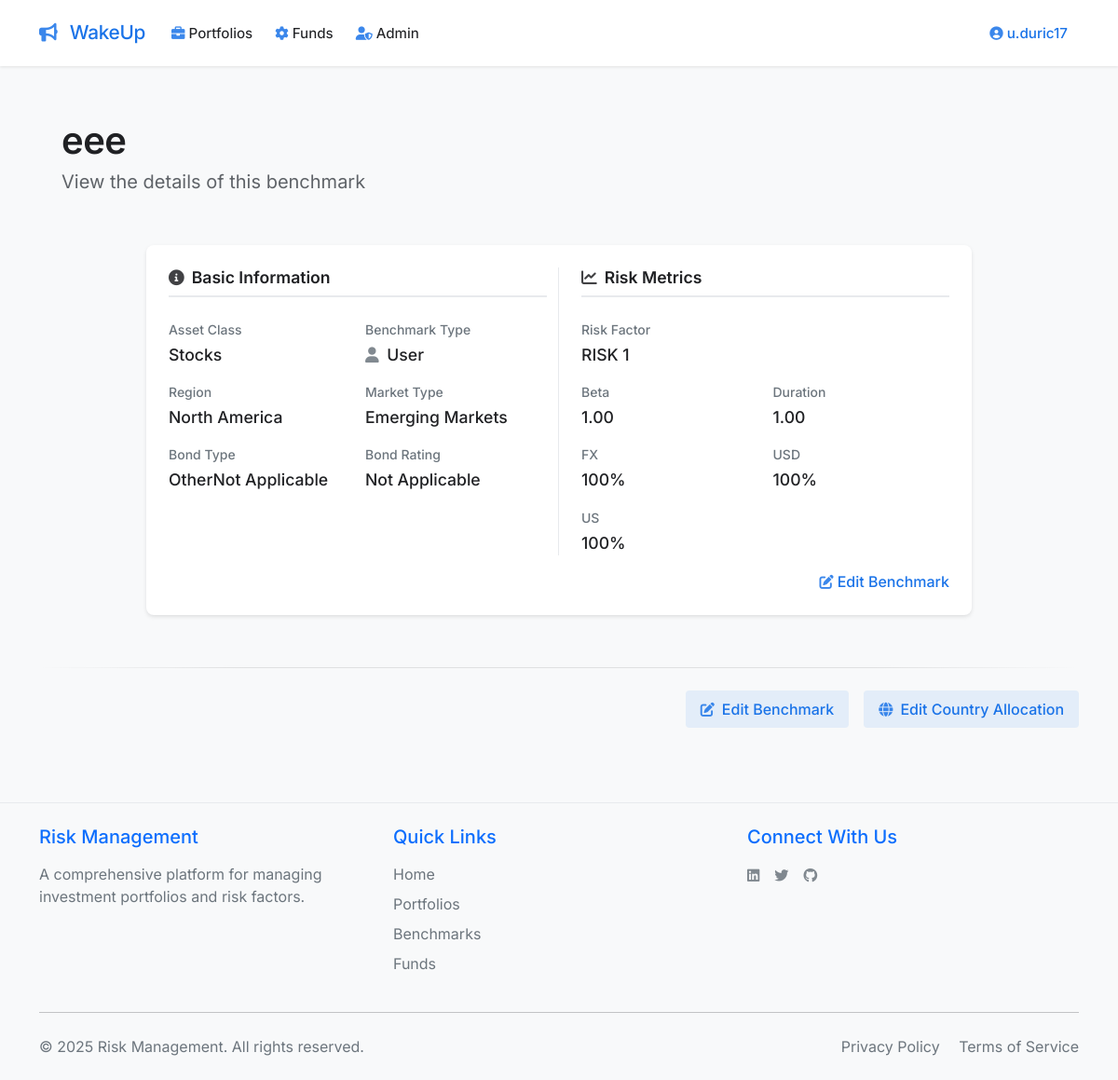
The app's page /view_benchmark/2 (signed in) with its own data.
### app.py (models this page shows, shortened)
class User(UserMixin, db.Model):
    id = db.Column(db.Integer, primary_key=True)
    email = db.Column(db.String(120), unique=True, nullable=False)
    name = db.Column(db.String(80), nullable=False)
    password_hash = db.Column(db.String(128))
    user_type = db.Column(db.String(20), default='beginner')
    created_at = db.Column(db.DateTime, default=datetime.utcnow)
    portfolios = db.relationship('Portfolio', backref='user', lazy=True)
    benchmarks = db.relationship('Benchmark', back_populates='user', lazy=True)
    funds = db.relationship('Fund', back_populates='user', lazy=True)
    def is_admin(self):
        return self.user_type == 'admin'

class Benchmark(db.Model):
    __tablename__ = 'benchmark'
    id = db.Column(db.Integer, primary_key=True)
    benchmark_name = db.Column(db.String(120), nullable=False)
    user_id = db.Column(db.Integer, db.ForeignKey('user.id'), nullable=False)
    generic_benchmark = db.Column(db.Integer, nullable=False, default=0)
    risk_factor_id = db.Column(db.Integer, db.ForeignKey('risk_factor.id'), nullable=False)
    beta = db.Column(db.Float, nullable=False, default=0.0)
    mod_duration = db.Column(db.Float, nullable=False, default=0.0)
    fx = db.Column(db.Float, nullable=False, default=0.0)
    usd = db.Column(db.Float, nullable=False, default=0.0)
    us = db.Column(db.Float, nullable=False, default=0.0)
    asset_class = db.Column(db.String(20), nullable=False)
    region = db.Column(db.String(20), nullable=False)
    developed = db.Column(db.String(20), nullable=False)
    bond_rating = db.Column(db.String(20), nullable=False)
    bond_type = db.Column(db.String(20), nullable=False)
    created_at = db.Column(db.DateTime, nullable=False, default=datetime.utcnow)
    user = db.relationship('User', back_populates='benchmarks', lazy=True)
    risk_factor = db.relationship('RiskFactor', back_populates='benchmarks', lazy=True)
    funds = db.relationship('Fund', back_populates='benchmark', lazy=True)

class RiskFactor(db.Model):
    __tablename__ = 'risk_factor'
    id = db.Column(db.Integer, primary_key=True)
    name = db.Column(db.String(120), nullable=False, unique=True)
    description = db.Column(db.Text, nullable=True)
    asset_class = db.Column(db.String(20), nullable=False, default='Other')
    created_at = db.Column(db.DateTime, nullable=False, default=datetime.utcnow)
    data = db.relationship('RiskFactorData', backref='risk_factor', lazy=True)
    benchmarks = db.relationship('Benchmark', back_populates='risk_factor', lazy=True)

### app.py (the view)
@app.route('/view_benchmark/<int:id>')
@login_required
def view_benchmark(id):
    benchmark = Benchmark.query.get_or_404(id)
    if not current_user.is_admin() and benchmark.user_id != current_user.id and not benchmark.generic_benchmark:
        flash('You do not have permission to view this benchmark', 'error')
        return redirect(url_for('get_benchmarks'))
    return render_template('view_benchmark.html', benchmark=benchmark)

### templates/view_benchmark.html (shortened to what this page needs)
{% extends "base.html" %}
{% block content %}
<div class="container-fluid px-4">
    <div class="header-section mb-4">
        <div class="d-flex flex-column">
            <h2 class="main-title">{{ benchmark.benchmark_name }}</h2>
            <h4 class="subtitle">View the details of this benchmark</h4>
        </div>
    </div>
    <div class="row justify-content-center">
        <div class="col-lg-10">
            <div class="card">
                <div class="card-body p-4">
                    <div class="row">
                        <div class="col-md-6 border-end">
                            <h5 class="section-title mb-4">
                                <i class="fas fa-info-circle me-2"></i>Basic Information
                            </h5>
                            <div class="row g-3">
                                <div class="col-6">
                                    <div class="info-item">
                                        <span class="info-label">Asset Class</span>
                                        <span class="info-value">{{ benchmark.asset_class or 'N/A' }}</span>
                                    </div>
                                </div>
                                <div class="col-6">
                                    <div class="info-item">
                                        <span class="info-label">Benchmark Type</span>
                                        <span class="info-value">
                                            <i class="fas fa-{{ 'globe' if benchmark.generic_benchmark else 'user' }} me-1 {{ 'text-primary' if benchmark.generic_benchmark else 'text-secondary' }}"></i>
                                            {{ 'Generic' if benchmark.generic_benchmark else 'User' }}
                                        </span>
                                    </div>
                                </div>
                                <div class="col-6">
                                    <div class="info-item">
                                        <span class="info-label">Region</span>
                                        <span class="info-value">{{ benchmark.region or 'N/A' }}</span>
                                    </div>
                                </div>
                                <div class="col-6">
                                    <div class="info-item">
                                        <span class="info-label">Market Type</span>
                                        <span class="info-value">{{ benchmark.developed or 'N/A' }}</span>
                                    </div>
                                </div>
                                <div class="col-6">
                                    <div class="info-item">
                                        <span class="info-label">Bond Type</span>
                                        <span class="info-value">{{ benchmark.bond_type or 'N/A' }}</span>
                                    </div>
                                </div>
                                <div class="col-6">
                                    <div class="info-item">
                                        <span class="info-label">Bond Rating</span>
                                        <span class="info-value">{{ benchmark.bond_rating or 'N/A' }}</span>
                                    </div>
                                </div>
                            </div>
                        </div>
                        <div class="col-md-6 ps-md-4">
                            <h5 class="section-title mb-4">
                                <i class="fas fa-chart-line me-2"></i>Risk Metrics
                            </h5>
                            <div class="row g-3">
                                <div class="col-12">
                                    <div class="info-item">
                                        <span class="info-label">Risk Factor</span>
                                        <span class="info-value">{{ benchmark.risk_factor.name if benchmark.risk_factor else 'N/A' }}</span>
                                    </div>
                                </div>
                                <div class="col-6">
                                    <div class="info-item">
                                        <span class="info-label">Beta</span>
                                        <span class="info-value">{{ "%.2f"|format(benchmark.beta) if benchmark.beta is not none else 'N/A' }}</span>
                                    </div>
                                </div>
                                <div class="col-6">
                                    <div class="info-item">
                                        <span class="info-label">Duration</span>
                                        <span class="info-value">{{ "%.2f"|format(benchmark.mod_duration) if benchmark.mod_duration is not none else 'N/A' }}</span>
                                    </div>
                                </div>
                                <div class="col-6">
                                    <div class="info-item">
                                        <span class="info-label">FX</span>
                                        <span class="info-value">{{ "%.0f"|format(benchmark.fx * 100) if benchmark.fx is not none else 'N/A' }}%</span>
                                    </div>
                                </div>
                                <div class="col-6">
                                    <div class="info-item">
                                        <span class="info-label">USD</span>
                                        <span class="info-value">{{ "%.0f"|format(benchmark.usd * 100) if benchmark.usd is not none else 'N/A' }}%</span>
                                    </div>
                                </div>
                                <div class="col-6">
                                    <div class="info-item">
                                        <span class="info-label">US</span>
                                        <span class="info-value">{{ "%.0f"|format(benchmark.us * 100) if benchmark.us is not none else 'N/A' }}%</span>
                                    </div>
                                </div>
                            </div>
                        </div>
                    </div>
            {% if current_user.is_admin() or (not benchmark.generic_benchmark and benchmark.user_id == current_user.id) %}
            <div class="text-end mt-3">
                <a href="{{ url_for('edit_benchmark', id=benchmark.id) }}" class="edit-link">
                    <i class="fas fa-edit me-1"></i>Edit Benchmark
                </a>
            </div>
            {% endif %}
                </div>
            </div>
        </div>
    </div>
</div>
    <div class="footer-separator mt-4">
        <div class="separator-line"></div>
        {% if current_user.is_admin() or (not benchmark.generic_benchmark and benchmark.user_id == current_user.id) %}
        <div class="d-flex justify-content-end gap-3 mt-4">
            <a href="{{ url_for('edit_benchmark', id=benchmark.id) }}" class="beautiful-link">
                <i class="fas fa-edit me-2"></i>Edit Benchmark
            </a>
            <a href="{{ url_for('edit_benchmark_countries', id=benchmark.id) }}" class="beautiful-link">
                <i class="fas fa-globe me-2"></i>Edit Country Allocation
            </a>
        </div>
        {% endif %}
    </div>
</div>
{% endblock %}

### templates/base.html (shortened to what this page needs)
<!DOCTYPE html>
<html lang="en">
<head>
    <link href="https://cdn.jsdelivr.net/npm/bootstrap@5.1.3/dist/css/bootstrap.min.css" rel="stylesheet">
    <link href="https://cdnjs.cloudflare.com/ajax/libs/font-awesome/6.0.0/css/all.min.css" rel="stylesheet">
    <link href="{{ url_for('static', filename='css/style.css') }}" rel="stylesheet">
</head>
<body>
    <nav class="navbar navbar-expand-lg">
        <div class="container">
            <a class="navbar-brand" href="{{ url_for('total_portfolio') }}">
                <i class="fa-solid fa-bullhorn me-2"></i> WakeUp
            </a>
            <div class="collapse navbar-collapse" id="navbarNav">
                <ul class="navbar-nav me-auto">
                    {% if current_user.is_authenticated %}
                    <li class="nav-item dropdown">
                        <a class="nav-link dropdown-toggle" href="#" id="portfoliosDropdown" role="button" data-bs-toggle="dropdown">
                            <i class="fas fa-briefcase me-1"></i>Portfolios
                        </a>
                    </li>
                    <li class="nav-item dropdown">
                        <a class="nav-link dropdown-toggle" href="#" id="optionsDropdown" role="button" data-bs-toggle="dropdown">
                            <i class="fas fa-cog me-1"></i>Funds
                        </a>
                    </li>
                    {% if current_user.is_admin() %}
                    <li class="nav-item dropdown">
                        <a class="nav-link dropdown-toggle" href="#" id="adminDropdown" role="button" data-bs-toggle="dropdown">
                            <i class="fas fa-user-shield me-1"></i>Admin
                        </a>
                    </li>
                    {% endif %}
                    {% endif %}
                </ul>
                <ul class="navbar-nav ms-auto">
                    {% if current_user.is_authenticated %}
                    <li class="nav-item dropdown">
                        <a class="nav-link dropdown-toggle profile-link" href="#" id="profileDropdown" role="button" data-bs-toggle="dropdown">
                            <i class="fas fa-user-circle me-1"></i>{{ current_user.name }}
                        </a>
                    </li>
                    {% endif %}
                </ul>
            </div>
        </div>
    </nav>
    <div class="main-content">
        <div class="container mt-4 pb-5">
            {% block content %}{% endblock %}
        </div>
    <footer class="footer mt-auto py-4 bg-light">
        <div class="container">
            <div class="row">
                <div class="col-md-4 mb-3 mb-md-0">
                    <h5 class="text-primary mb-3">Risk Management</h5>
                    <p class="text-muted mb-0">A comprehensive platform for managing investment portfolios and risk factors.</p>
                </div>
                <div class="col-md-4 mb-3 mb-md-0">
                    <h5 class="text-primary mb-3">Quick Links</h5>
                    <ul class="list-unstyled">
                        <li class="mb-2"><a href="{{ url_for('home') }}" class="text-decoration-none text-muted">Home</a></li>
                        <li class="mb-2"><a href="{{ url_for('get_portfolios') }}" class="text-decoration-none text-muted">Portfolios</a></li>
                        <li class="mb-2"><a href="{{ url_for('get_benchmarks') }}" class="text-decoration-none text-muted">Benchmarks</a></li>
                        <li class="mb-2"><a href="{{ url_for('get_funds') }}" class="text-decoration-none text-muted">Funds</a></li>
                    </ul>
                </div>
                <div class="col-md-4">
                    <h5 class="text-primary mb-3">Connect With Us</h5>
                    <div class="d-flex gap-3">
                        <a href="#" class="text-muted text-decoration-none" title="LinkedIn">
                        </a>
                        <a href="#" class="text-muted text-decoration-none" title="Twitter">
                        </a>
                        <a href="#" class="text-muted text-decoration-none" title="GitHub">
                        </a>
                    </div>
                </div>
            </div>
            <hr class="my-4">
            <div class="row align-items-center">
                <div class="col-md-6 text-center text-md-start">
                    <p class="text-muted mb-0">&copy; {{ now.year }} Risk Management. All rights reserved.</p>
                </div>
                <div class="col-md-6 text-center text-md-end">
                    <a href="{{ url_for('privacy_policy') }}" class="text-muted text-decoration-none me-3">Privacy Policy</a>
                    <a href="#" class="text-muted text-decoration-none">Terms of Service</a>
                </div>
            </div>
        </div>
    </footer>
</body>
</html>

### records on screen
User: name "u.duric17"
Benchmark: benchmark_name "eee", asset_class "Stocks", generic_benchmark "User", region "North America", developed "Emerging Markets", bond_type "OtherNot Applicable", bond_rating "Not Applicable", beta "1.00", mod_duration "1.00", fx "100", usd "100", us "100"
RiskFactor: risk_factor "RISK 1"
